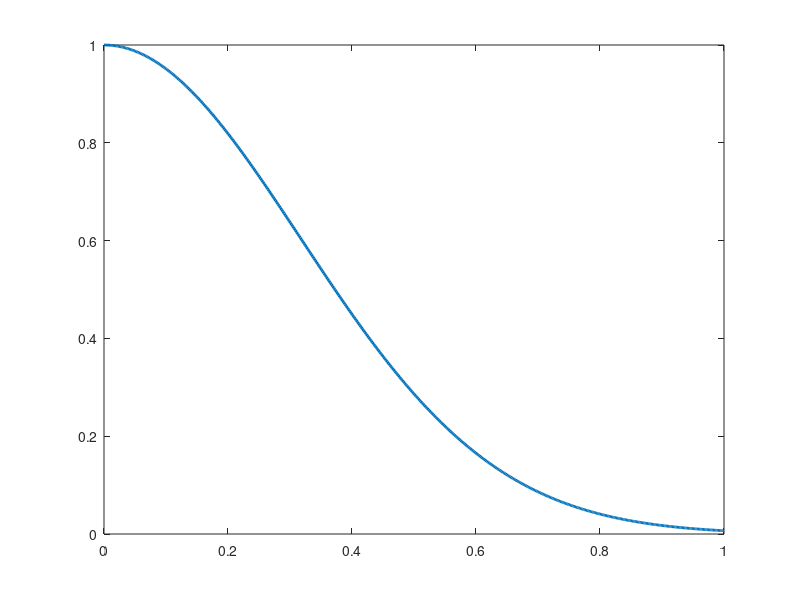

The MATLAB script that drew this image: (Note: this script raises an error after producing the figure.)
%% MATH 6890 Demo 01. 
%
% 1D Polynomial Interpolation - study the approximation properties of
% polynomial interpolants on [0 1].
%
% A Horning. January 20, 2026

%% "Ground Truth" - function being interpolated

G = @(x) exp(-5*x.^2);
%G = @(x) cos(6./(0.2+x.^2));
%G = @(x) sqrt(x);

figure(1)
x = linspace(0,1,500).';
plot(x,G(x),'-','LineWidth',2)

%% Interpolation points

npts = 20;
%xpts = linspace(0,1,npts+1).';
xpts = chebpts(npts+1,[0 1]);

figure(1), hold on
plot(xpts,G(xpts),'or')
hold off

%% Construct interpolant by 'fitting' dictionary at n+1 points

D = @(x) (x).^(0:npts);             % dictionary of monomials
%D = legpoly(0:npts,[0 1]);         % dictionary of Legendre polynomials
coeffs =  D(xpts) \ G(xpts);        % dictionary fit to data

figure(1), hold on
plot(x, D(x)*coeffs,'LineWidth',2)
err = max(abs(G(x)-D(x)*coeffs))
